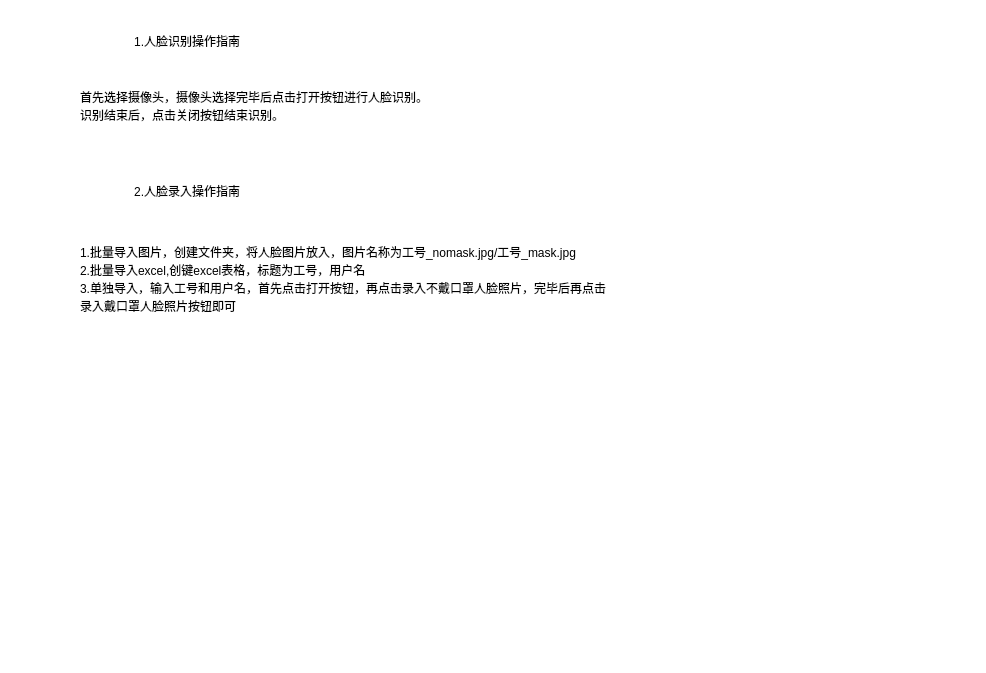
<?xml version="1.0" encoding="UTF-8"?>
<ui version="4.0">
 <class>five</class>
 <widget class="QMainWindow" name="five">
  <property name="geometry">
   <rect>
    <x>0</x>
    <y>0</y>
    <width>986</width>
    <height>673</height>
   </rect>
  </property>
  <property name="windowTitle">
   <string>操作指南</string>
  </property>
  <property name="styleSheet">
   <string notr="true">background-color: rgb(255, 255, 255);</string>
  </property>
  <widget class="QWidget" name="centralwidget">
   <widget class="QPushButton" name="pushButton">
    <property name="geometry">
     <rect>
      <x>40</x>
      <y>20</y>
      <width>291</width>
      <height>41</height>
     </rect>
    </property>
    <property name="styleSheet">
     <string notr="true">font: 75 16pt &quot;Arial&quot;;
border:none;</string>
    </property>
    <property name="text">
     <string> 1.人脸识别操作指南</string>
    </property>
    <property name="icon">
     <iconset>
      <normaloff>../img/opera.png</normaloff>../img/opera.png</iconset>
    </property>
    <property name="iconSize">
     <size>
      <width>30</width>
      <height>30</height>
     </size>
    </property>
   </widget>
   <widget class="QPushButton" name="pushButton_2">
    <property name="geometry">
     <rect>
      <x>40</x>
      <y>170</y>
      <width>291</width>
      <height>41</height>
     </rect>
    </property>
    <property name="styleSheet">
     <string notr="true">font: 75 16pt &quot;Arial&quot;;
border:none;</string>
    </property>
    <property name="text">
     <string> 2.人脸录入操作指南</string>
    </property>
    <property name="icon">
     <iconset>
      <normaloff>../img/opera.png</normaloff>../img/opera.png</iconset>
    </property>
    <property name="iconSize">
     <size>
      <width>30</width>
      <height>30</height>
     </size>
    </property>
   </widget>
   <widget class="QLabel" name="label">
    <property name="geometry">
     <rect>
      <x>80</x>
      <y>210</y>
      <width>871</width>
      <height>151</height>
     </rect>
    </property>
    <property name="styleSheet">
     <string notr="true">font: 12pt &quot;Adobe Devanagari&quot;;</string>
    </property>
    <property name="text">
     <string>1.批量导入图片，创建文件夹，将人脸图片放入，图片名称为工号_nomask.jpg/工号_mask.jpg
2.批量导入excel,创键excel表格，标题为工号，用户名
3.单独导入，输入工号和用户名，首先点击打开按钮，再点击录入不戴口罩人脸照片，完毕后再点击
录入戴口罩人脸照片按钮即可
</string>
    </property>
   </widget>
   <widget class="QLabel" name="label_2">
    <property name="geometry">
     <rect>
      <x>80</x>
      <y>70</y>
      <width>671</width>
      <height>71</height>
     </rect>
    </property>
    <property name="styleSheet">
     <string notr="true">font: 12pt &quot;Adobe Devanagari&quot;;</string>
    </property>
    <property name="text">
     <string>首先选择摄像头，摄像头选择完毕后点击打开按钮进行人脸识别。
识别结束后，点击关闭按钮结束识别。</string>
    </property>
   </widget>
  </widget>
 </widget>
 <resources/>
 <connections/>
</ui>
